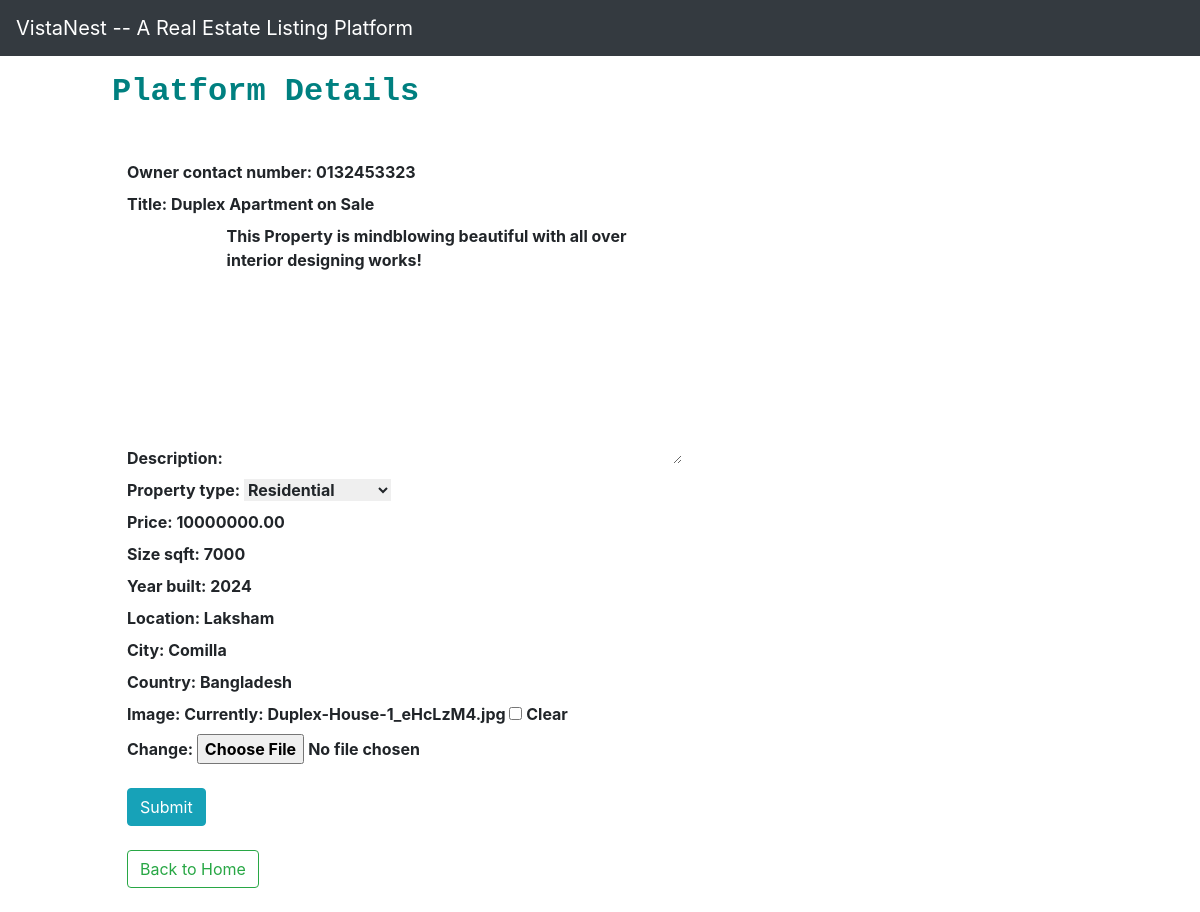
Page /platforms/update-platform/24 on the committed database.
### platforms/models.py (models this page shows, shortened)
class Platform(models.Model):
    property_type_choices = [
        ('Residential', 'Residential'),
        ('Commercial', 'Commercial'),
        ('Land', 'Land'),
        ('Industrial', 'Industrial'),
        ('Special Purpose', 'Special Purpose')
    ]
    owner_contact_number = models.CharField(max_length=15, blank=True, null=True)
    title = models.CharField(max_length=100)
    description = models.TextField(default="This Property is mindblowing!")
    property_type = models.CharField(max_length=20, choices=property_type_choices)
    price = models.DecimalField(max_digits=10, decimal_places=2)
    size_sqft = models.PositiveIntegerField()
    year_built = models.PositiveIntegerField()
    location = models.CharField(max_length=100)
    city = models.CharField(max_length=50)
    country = models.CharField(max_length=50)
    listed_date = models.DateField(auto_now_add=True)
    image = models.ImageField(default='houses.png', blank=True)

### platforms/views.py (the view)
# urls.py: path('update-platform/<int:p_id>', views.update_platform, name='update-platform'),
def update_platform(request, p_id):
    p = Platform.objects.get(pk=p_id)
    if request.method == "POST":
        form = forms.PlatformForm(request.POST or None, request.FILES, instance=p )
        if form.is_valid():
            form.save()
            return redirect("home")
    else:
        form = forms.PlatformForm(instance=p)
    return render(request, 'forms.html', {
        "form": form
    })

### platforms/forms.py
class PlatformForm(forms.ModelForm):
    class Meta:
        model = Platform
        fields = '__all__'

### templates/forms.html (shortened to what this page needs)
<!DOCTYPE html>
<html lang="en">
{% extends "home.html" %}
{% block content %}
<head>
</head>
<body>
<b>
 <h1 class="text-4xl text-gray-900"  style="color:Teal; font-family:courier; font-size:200%;">Platform Details</h1></b>
<div class="container mt-4">
<form method = "POST" enctype="multipart/form-data">
<br>
    <b>
    {{ form.as_p }}</b>    <br>
    <button type = "submit" value = "OK" class="btn btn-info"> Submit</button>
</form>
    <br>
 <a href="{% url 'home' %}" class= " btn btn-outline-success" >Back to Home</a>
{% endblock %}

### rows in the picture
Platform: owner_contact_number "0132453323", title "Duplex Apartment on Sale", description "This Property is mindblowing beautiful with all over interior designing works!", property_type "Residential", price "10000000.00", size_sqft "7000", year_built "2024", location "Laksham", city "Comilla", country "Bangladesh"
